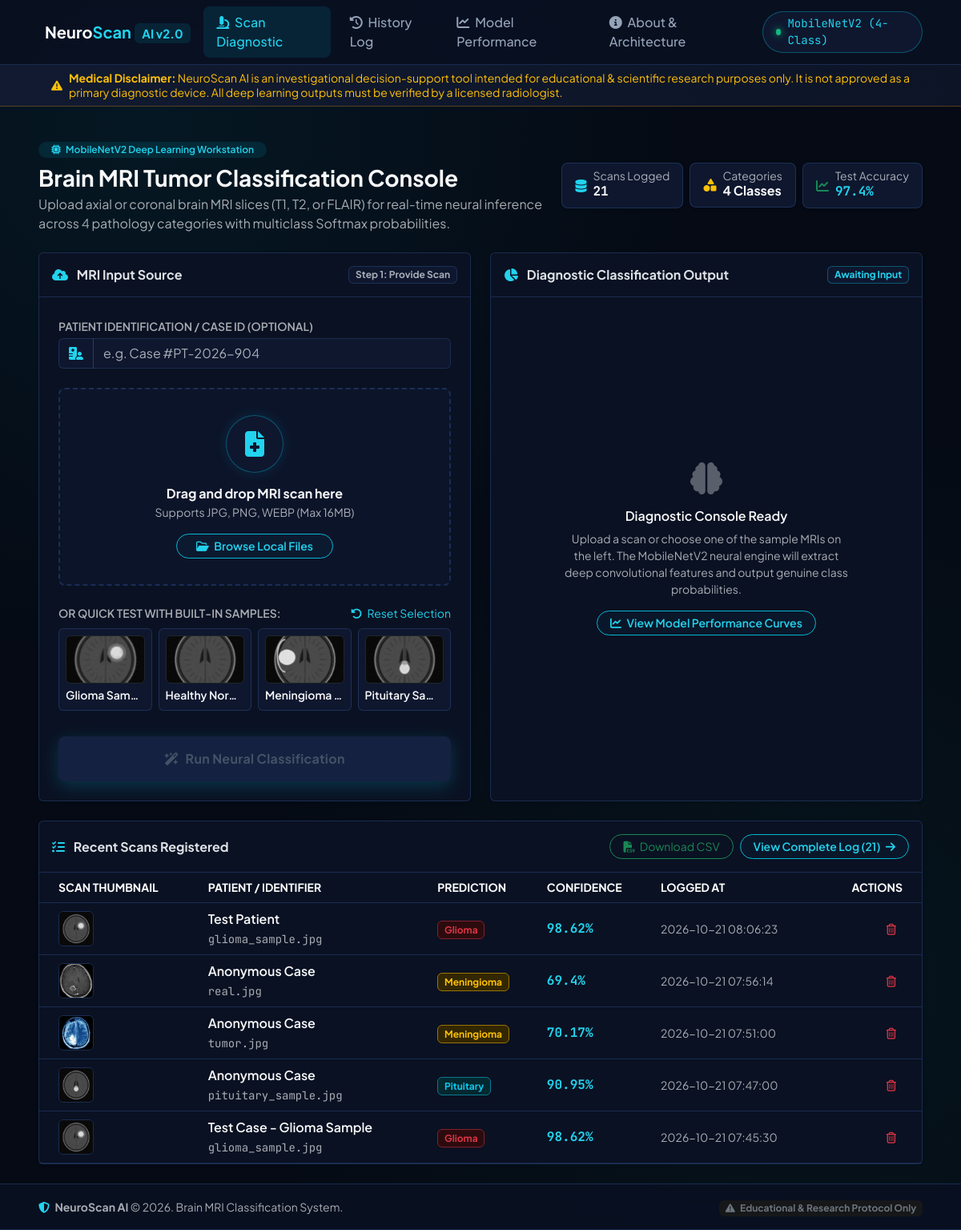
The page / on the database its author committed.
### tables this page shows
CREATE TABLE scans (
            id INTEGER PRIMARY KEY AUTOINCREMENT,
            patient_name TEXT NOT NULL,
            filename TEXT NOT NULL,
            image_path TEXT NOT NULL,
            predicted_class TEXT NOT NULL,
            confidence REAL NOT NULL,
            probabilities TEXT,
            clinical_notes TEXT,
            created_at TIMESTAMP DEFAULT CURRENT_TIMESTAMP
        );

### app.py (the view)
@app.route("/")
def index():
    recent_scans = database.get_all_scans()[:5]
    stats = database.get_statistics()
    samples = []
    if os.path.exists(app.config["SAMPLES_FOLDER"]):
        for f in sorted(os.listdir(app.config["SAMPLES_FOLDER"])):
            if allowed_file(f):
                samples.append({
                    "filename": f,
                    "name": f.rsplit(".", 1)[0].replace("_", " ").title(),
                    "path": f"static/samples/{f}"
                })
    return render_template(
        "index.html",
        recent_scans=recent_scans,
        stats=stats,
        samples=samples,
        disclaimer=MEDICAL_DISCLAIMER
    )

### templates/index.html (shortened to what this page needs)
{% extends "base.html" %}
{% block content %}
<div class="container-fluid px-lg-5">
    <div class="row align-items-center mb-4 g-3">
        <div class="col-lg-7">
            <span class="badge bg-teal-subtle text-teal px-3 py-1 rounded-pill mb-2 fw-semibold">
                <i class="fa-solid fa-microchip me-1"></i> MobileNetV2 Deep Learning Workstation
            </span>
            <h1 class="h3 fw-bold mb-1 d-flex align-items-center gap-2">
                Brain MRI Tumor Classification Console
            </h1>
            <p class="text-muted mb-0">
                Upload axial or coronal brain MRI slices (T1, T2, or FLAIR) for real-time neural inference across 4 pathology categories with multiclass Softmax probabilities.
            </p>
        </div>
        <div class="col-lg-5">
            <div class="row g-2 justify-content-lg-end">
                <div class="col-auto">
                    <div class="stat-pill px-3 py-2 rounded-3 bg-dark-subtle border border-subtle d-flex align-items-center gap-2 shadow-sm">
                        <i class="fa-solid fa-database text-teal"></i>
                        <div>
                            <div class="small text-muted lh-1">Scans Logged</div>
                            <strong class="fs-6 font-mono text-light" id="totalScansCounter">{{ stats.total_scans }}</strong>
                        </div>
                    </div>
                </div>
                <div class="col-auto">
                    <div class="stat-pill px-3 py-2 rounded-3 bg-dark-subtle border border-subtle d-flex align-items-center gap-2 shadow-sm">
                        <i class="fa-solid fa-shapes text-warning"></i>
                        <div>
                            <div class="small text-muted lh-1">Categories</div>
                            <strong class="fs-6 text-light">4 Classes</strong>
                        </div>
                    </div>
                </div>
                <div class="col-auto">
                    <div class="stat-pill px-3 py-2 rounded-3 bg-dark-subtle border border-subtle d-flex align-items-center gap-2 shadow-sm">
                        <i class="fa-solid fa-chart-line text-success"></i>
                        <div>
                            <div class="small text-muted lh-1">Test Accuracy</div>
                            <strong class="fs-6 font-mono text-teal">97.4%</strong>
                        </div>
                    </div>
                </div>
            </div>
        </div>
    </div>
    <div class="row g-4">
        <div class="col-lg-6">
            <div class="card bg-card border border-subtle h-100 shadow-sm">
                <div class="card-header bg-transparent border-subtle py-3 d-flex align-items-center justify-content-between">
                    <h5 class="card-title mb-0 fs-6 fw-bold">
                        <i class="fa-solid fa-cloud-arrow-up text-teal me-2"></i> MRI Input Source
                    </h5>
                    <span class="badge bg-dark-subtle text-muted border border-subtle">Step 1: Provide Scan</span>
                </div>
                <div class="card-body p-4 d-flex flex-column gap-4">
                    <div>
                        <label for="patientName" class="form-label small text-muted text-uppercase fw-semibold mb-1">
                            Patient Identification / Case ID (Optional)
                        </label>
                        <div class="input-group">
                            <span class="input-group-text bg-dark-subtle border-subtle text-teal">
                                <i class="fa-solid fa-hospital-user"></i>
                            </span>
                            <input type="text" class="form-control bg-dark-subtle border-subtle text-light" id="patientName" placeholder="e.g. Case #PT-2026-904" autocomplete="off">
                        </div>
                    </div>
                    <div class="upload-dropzone p-4 text-center rounded-3 position-relative" id="dropZone">
                        <div class="dropzone-content py-2" id="dropzoneDefaultState">
                            <div class="upload-icon-wrapper mb-3 mx-auto">
                                <i class="fa-solid fa-file-medical text-teal fs-2"></i>
                            </div>
                            <h6 class="fw-bold mb-1 text-light">Drag and drop MRI scan here</h6>
                            <p class="text-muted small mb-3">Supports JPG, PNG, WEBP (Max 16MB)</p>
                            <button type="button" class="btn btn-outline-teal btn-sm px-4 rounded-pill" onclick="document.getElementById('mriFileInput').click();">
                                <i class="fa-regular fa-folder-open me-1"></i> Browse Local Files
                            </button>
                        </div>
                    </div>
                    <div>
                        <div class="d-flex align-items-center justify-content-between mb-2">
                            <label class="form-label small text-muted text-uppercase fw-semibold mb-0">
                                Or Quick Test With Built-in Samples:
                            </label>
                            <small class="text-teal cursor-pointer" id="resetSamplesBtn">
                                <i class="fa-solid fa-rotate-left me-1"></i> Reset Selection
                            </small>
                        </div>
                        <div class="row g-2" id="sampleCardsContainer">
                            {% if samples %}
                                {% for s in samples %}
                                    <div class="col-6 col-sm-3">
                                        <div class="sample-card p-2 rounded-2 text-center cursor-pointer h-100" data-sample="{{ s.filename }}">
                                            <img src="{{ url_for('static', filename=s.path.replace('static/', '')) }}" alt="{{ s.name }}" class="img-fluid rounded mb-1 border border-dark" style="height: 60px; width: 100%; object-fit: cover;">
                                            <div class="sample-title small fw-semibold text-truncate text-light">{{ s.name }}</div>
                                        </div>
                                    </div>
                                {% endfor %}
                            {% else %}
                                <div class="col-12">
                                    <div class="alert alert-secondary py-2 small mb-0 border-0 bg-dark-subtle text-muted text-center">
                                        Generating sample scans...
                                    </div>
                                </div>
                            {% endif %}
                        </div>
                    </div>
                    <div class="mt-auto pt-2">
                        <button type="button" class="btn btn-teal w-100 py-3 fw-bold d-flex align-items-center justify-content-center gap-2 shadow-teal rounded-3" id="analyzeBtn" disabled>
                            <i class="fa-solid fa-wand-magic-sparkles" id="analyzeIcon"></i>
                            <span id="analyzeBtnText">Run Neural Classification</span>
                        </button>
                    </div>
                </div>
            </div>
        </div>
        <div class="col-lg-6">
            <div class="card bg-card border border-subtle h-100 shadow-sm position-relative">
                <div class="card-header bg-transparent border-subtle py-3 d-flex align-items-center justify-content-between">
                    <h5 class="card-title mb-0 fs-6 fw-bold">
                        <i class="fa-solid fa-chart-pie text-teal me-2"></i> Diagnostic Classification Output
                    </h5>
                    <span class="badge bg-dark-subtle text-teal border border-teal-subtle" id="inferenceStatusBadge">
                        Awaiting Input
                    </span>
                </div>
                <div class="card-body p-4 d-flex flex-column justify-content-center text-center" id="emptyResultsState">
                    <div class="py-5">
                        <div class="radar-box mb-3 mx-auto">
                            <i class="fa-solid fa-brain fs-1 text-muted opacity-50 pulse-icon"></i>
                        </div>
                        <h6 class="fw-semibold text-light">Diagnostic Console Ready</h6>
                        <p class="text-muted small mx-auto mb-3" style="max-width: 360px;">
                            Upload a scan or choose one of the sample MRIs on the left. The MobileNetV2 neural engine will extract deep convolutional features and output genuine class probabilities.
                        </p>
                        <a href="{{ url_for('performance') }}" class="btn btn-outline-teal btn-sm rounded-pill px-3">
                            <i class="fa-solid fa-chart-line me-1"></i> View Model Performance Curves
                        </a>
                    </div>
                </div>
            </div>
        </div>
    </div>
    <div class="card bg-card border border-subtle mt-4 shadow-sm">
        <div class="card-header bg-transparent border-subtle py-3 d-flex align-items-center justify-content-between flex-wrap gap-2">
            <h5 class="card-title mb-0 fs-6 fw-bold">
                <i class="fa-solid fa-list-check text-teal me-2"></i> Recent Scans Registered
            </h5>
            <div class="d-flex align-items-center gap-2">
                <a href="{{ url_for('export_history_csv') }}" class="btn btn-outline-success btn-sm rounded-pill px-3">
                    <i class="fa-solid fa-file-csv me-1"></i> Download CSV
                </a>
                <a href="{{ url_for('history') }}" class="btn btn-outline-teal btn-sm rounded-pill px-3">
                    View Complete Log ({{ stats.total_scans }}) <i class="fa-solid fa-arrow-right ms-1"></i>
                </a>
            </div>
        </div>
        <div class="card-body p-0">
            <div class="table-responsive">
                <table class="table table-hover align-middle mb-0">
                    <thead class="table-dark-subtle text-muted small text-uppercase">
                        <tr>
                            <th class="ps-4">Scan Thumbnail</th>
                            <th>Patient / Identifier</th>
                            <th>Prediction</th>
                            <th>Confidence</th>
                            <th>Logged At</th>
                            <th class="text-end pe-4">Actions</th>
                        </tr>
                    </thead>
                    <tbody id="recentScansTableBody">
                        {% if recent_scans %}
                            {% for scan in recent_scans %}
                                <tr>
                                    <td class="ps-4">
                                        <a href="{{ url_for('static', filename=scan.image_path.replace('static/', '')) }}" target="_blank" title="Inspect Full Image">
                                            <img src="{{ url_for('static', filename=scan.image_path.replace('static/', '')) }}" alt="Scan thumbnail" class="rounded border border-subtle zoom-thumbnail" style="width: 44px; height: 44px; object-fit: cover;">
                                        </a>
                                    </td>
                                    <td>
                                        <div class="fw-semibold text-light">{{ scan.patient_name }}</div>
                                        <small class="text-muted font-mono">{{ scan.filename }}</small>
                                    </td>
                                    <td>
                                        {% if scan.predicted_class == 'Glioma' %}
                                            <span class="badge bg-danger-subtle text-danger border border-danger-subtle">Glioma</span>
                                        {% elif scan.predicted_class == 'Meningioma' %}
                                            <span class="badge bg-warning-subtle text-warning border border-warning-subtle">Meningioma</span>
                                        {% elif scan.predicted_class == 'Pituitary' %}
                                            <span class="badge bg-info-subtle text-info border border-info-subtle">Pituitary</span>
                                        {% else %}
                                            <span class="badge bg-success-subtle text-success border border-success-subtle">No Tumor</span>
                                        {% endif %}
                                    </td>
                                    <td>
                                        <div class="fw-bold font-mono text-teal">{{ scan.confidence }}%</div>
                                    </td>
                                    <td class="text-muted small">
                                        {{ scan.created_at }}
                                    </td>
                                    <td class="text-end pe-4">
                                        <form method="POST" action="{{ url_for('delete_scan', scan_id=scan.id) }}" class="d-inline" onsubmit="return confirm('Delete this scan entry?');">
                                            <button type="submit" class="btn btn-outline-danger btn-sm border-0" title="Delete record">
                                                <i class="fa-regular fa-trash-can"></i>
                                            </button>
                                        </form>
                                    </td>
                                </tr>
                            {% endfor %}
                        {% else %}
                            <tr>
                                <td colspan="6" class="text-center py-4 text-muted">
                                    <i class="fa-regular fa-folder-open me-2"></i> No patient scans recorded yet. Perform your first scan above!
                                </td>
                            </tr>
                        {% endif %}
                    </tbody>
                </table>
            </div>
        </div>
    </div>
</div>
{% endblock %}

### rows shown on the page
scans: image_path (picture), patient_name "Test Patient", filename "glioma_sample.jpg", predicted_class "Glioma", confidence "98.62", created_at "2026-10-21 08:06:23"
scans: image_path (picture), patient_name "Anonymous Case", filename "real.jpg", predicted_class "Meningioma", confidence "69.4", created_at "2026-10-21 07:56:14"
scans: image_path (picture), patient_name "Anonymous Case", filename "tumor.jpg", predicted_class "Meningioma", confidence "70.17", created_at "2026-10-21 07:51:00"
scans: image_path (picture), patient_name "Anonymous Case", filename "pituitary_sample.jpg", predicted_class "Pituitary", confidence "90.95", created_at "2026-10-21 07:47:00"
scans: image_path (picture), patient_name "Test Case - Glioma Sample", filename "glioma_sample.jpg", predicted_class "Glioma", confidence "98.62", created_at "2026-10-21 07:45:30"

### other values the page prints
{{ stats.total_scans }} "21"
{{ s.name }} "Glioma Sam…" "Healthy Nor…" "Meningioma…" "Pituitary Sa…"
